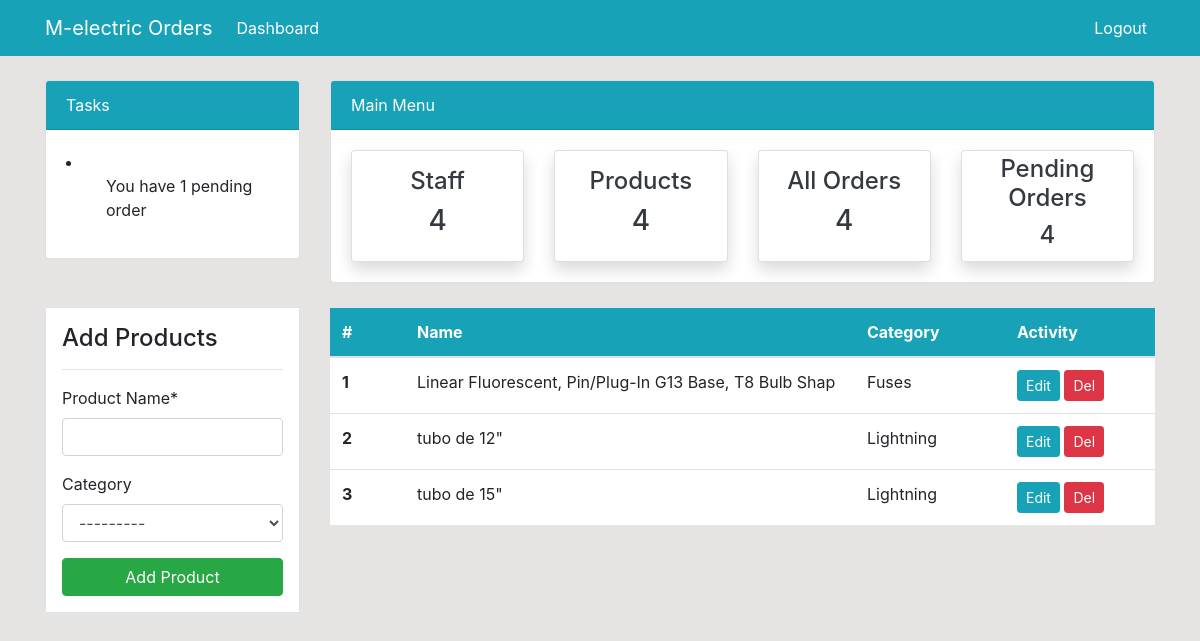
Page /products (signed in) on the earlier database version.
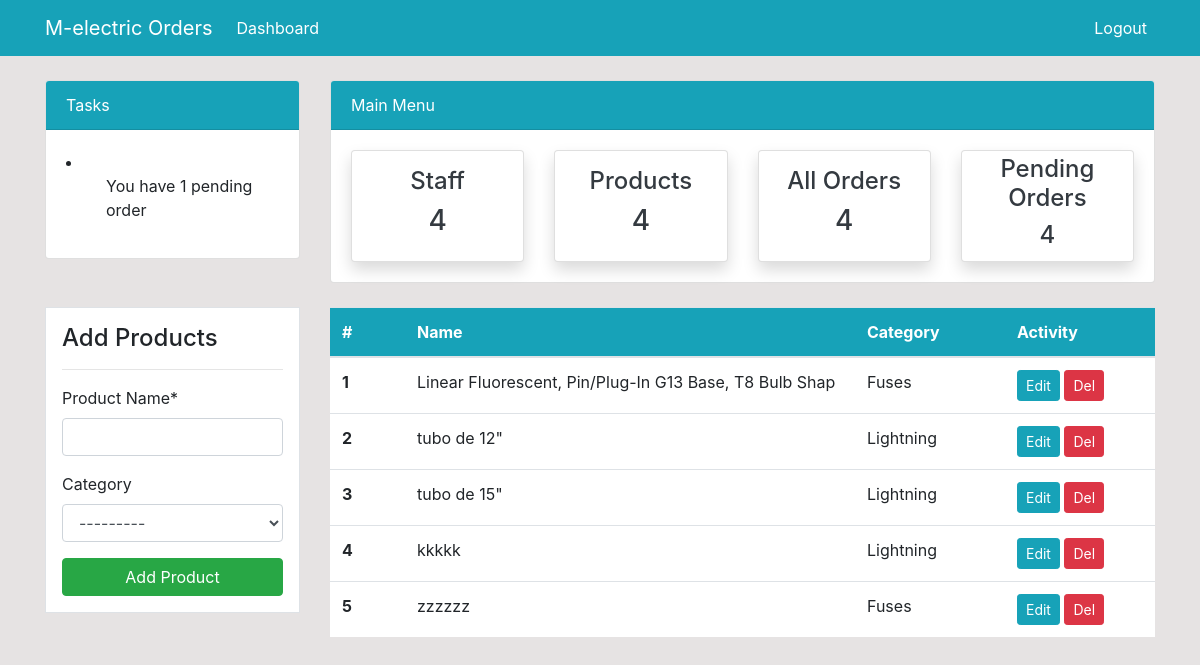
Same page on the later database version.
### dashboard/models.py (models this page shows, shortened)
class Product(models.Model):
	product_name = models.CharField('Product Name', max_length=100)
	category = models.ForeignKey(Category, blank=True, null=True, on_delete=models.CASCADE)

class Category(models.Model):
	category_name = models.CharField('Category', max_length=50)
	def __str__(self):
		return self.category_name

### dashboard/views.py (the view)
# urls.py: path('products', views.products, name='products'),
@login_required
def products(request):
    products_list = Product.objects.all()
    if request.method == 'POST':
        form = ProductForm(request.POST)
        if form.is_valid:
            form.save()
            return redirect('products')
    else:
        form = ProductForm()
    context = {
        'products_list': products_list,
        'form': form,
    }
    return render(request, 'dashboard/products.html', context)

### dashboard/forms.py
class ProductForm(forms.ModelForm):
    class Meta:
        model = Product
        fields = ['product_name','category']

### templates/dashboard/products.html (shortened to what this page needs)
{% extends 'partials/base.html' %}
{% load crispy_forms_tags %}
{% block content %}
{% include 'partials/topnav.html' %}
    <div class="container">
        <div class="row my-4">
            <div class="col-md-3">
                <div class="border bg-white p-3">
                    <h4>Add Products</h4>
                    <hr>
                    <form method="POST">
                        {{ form|crispy }}
                        <input class="btn btn-success btn-block" type="submit" value="Add Product">
                    </form>
                </div>
            </div>
            <div class="col-md-9">
                <table class="table bg-white">
                    <thead class="bg-info">
                        <tr class="text-white">
                            <th scope="col" class="col-1" >#</th>
                            <th scope="col" class="col-6">Name</th>
                            <th scope="col" class="col-2">Category</th>
                            <th scope="col" class="col-2">Activity</th>
                        </tr>
                    </thead>
                    <tbody>
                    {% for product in products_list %}
                        <tr>
                            <th scope="row">{{ forloop.counter }}</th>
                            <td>{{ product.product_name }}</td>
                            <td>{{ product.category }}</td>
                            <td>
                                <a class="btn btn-info btn-sm" href="{% url 'product-update' product.id %}">Edit</a>
                                <a class="btn btn-danger btn-sm" href="{% url 'product-delete' product.id %}">Del</a>
                            </td>
                        </tr>
                    {% endfor %}
                    </tbody>
                </table>
            </div>
        </div>
    </div>
{% endblock %}

Differences in the rows shown:
added Product: product_name "kkkkk", category "Lightning"
added Product: product_name "zzzzzz", category "Fuses"
